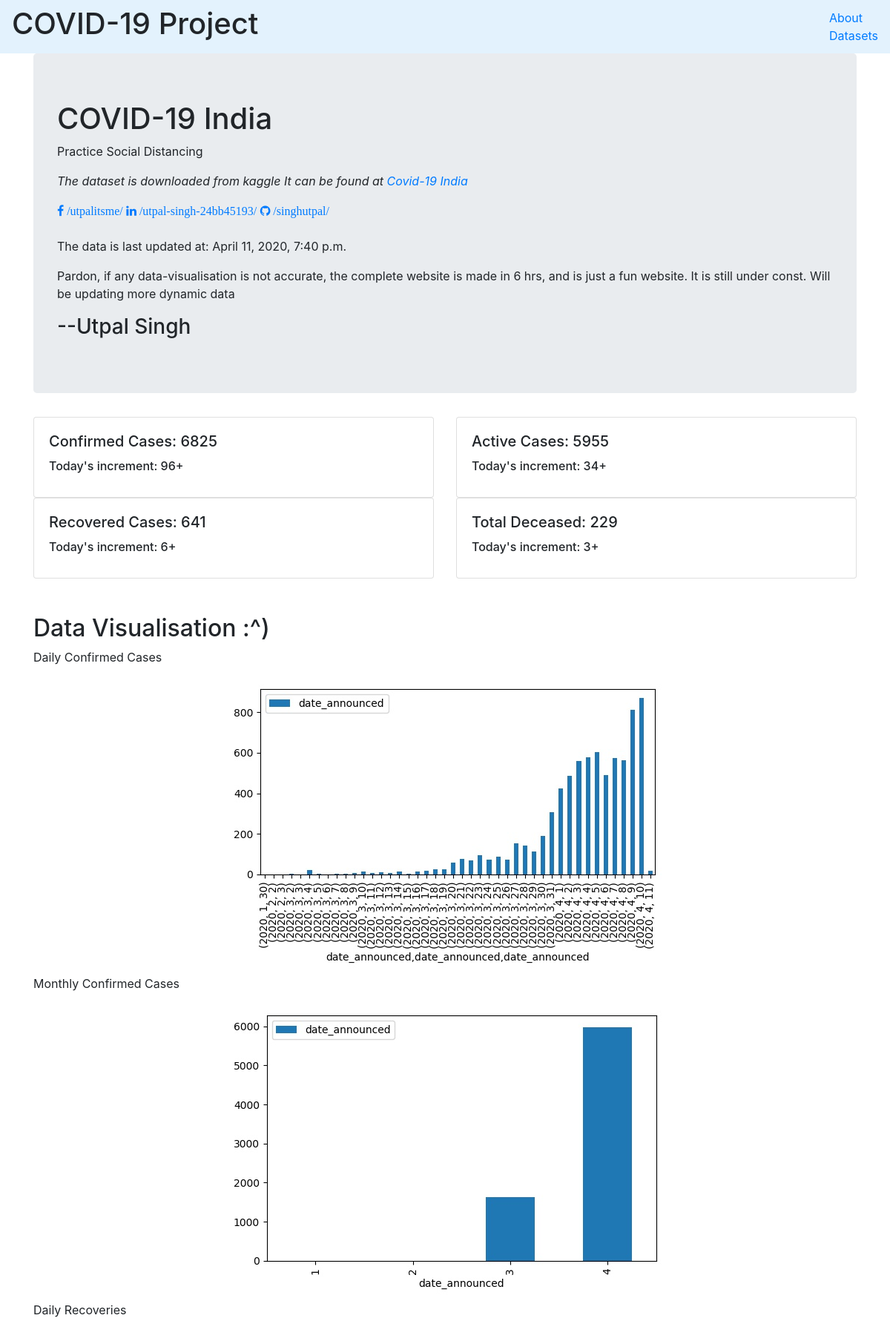
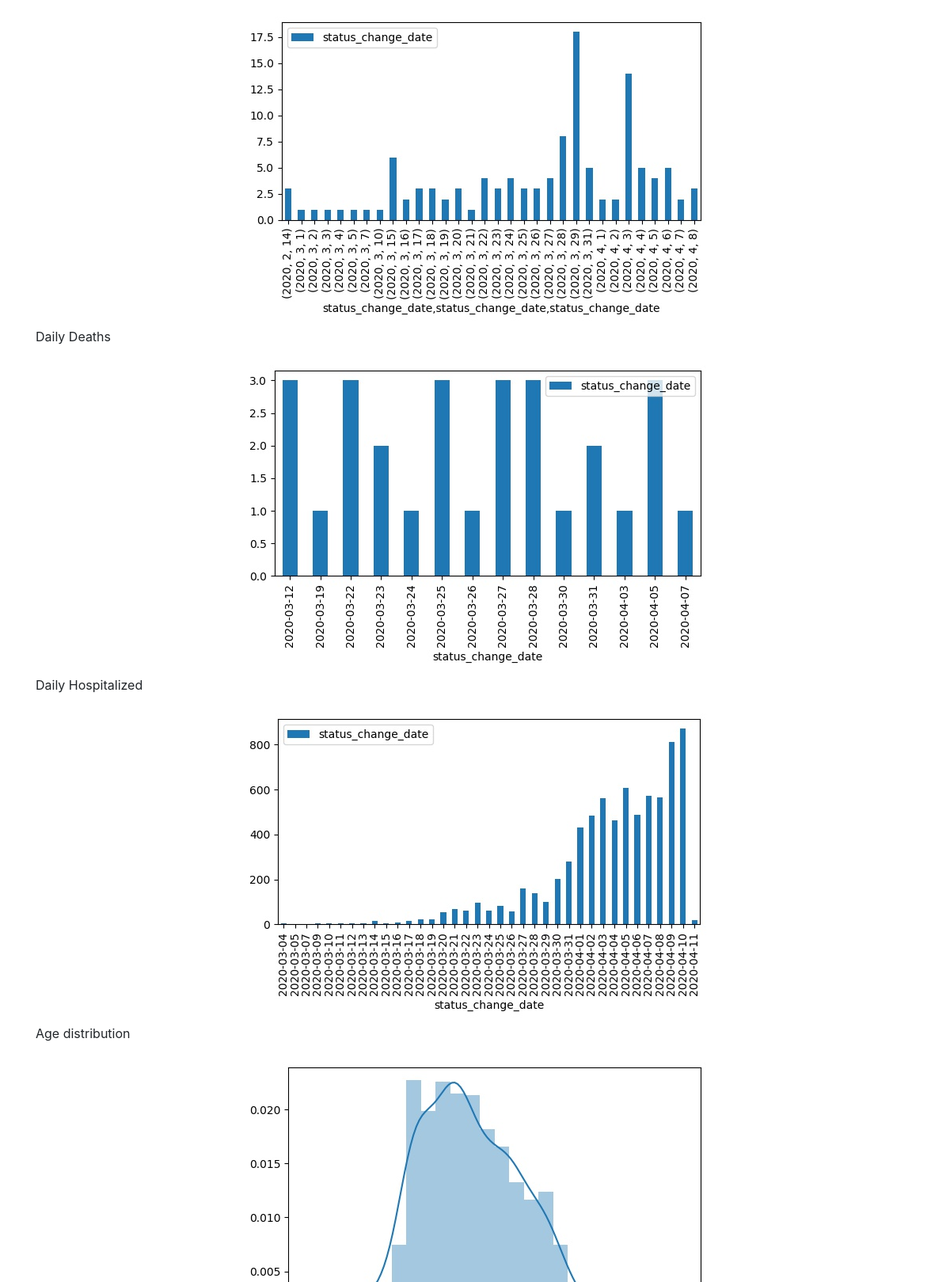
The page / (upper part) on the database its author committed (2 pictures, top to bottom).
### covid_app/models.py (models this page shows)
class covid_ind(models.Model):
      confirmed = models.IntegerField(null = True, db_index = True, blank = True)
      day_increment_confirmed = models.IntegerField(null = True, db_index = True, blank = True)
      active = models.IntegerField(null = True, db_index = True, blank = True)
      day_increment_active = models.IntegerField(null = True, db_index = True, blank = True)
      recovered = models.IntegerField(null = True, db_index = True, blank = True)
      day_increment_recovered = models.IntegerField(null = True, db_index = True, blank = True)
      deaths = models.IntegerField(null = True, db_index = True, blank = True)
      day_increment_deaths = models.IntegerField(null = True, db_index = True, blank = True)
      date_updated = models.DateTimeField(null = True, db_index = True, blank = True)

class covid_data_anal(models.Model):
      daily_confirm = models.ImageField(upload_to = 'graphs', blank = True)
      monthly_confirm = models.ImageField(upload_to = 'graphs', blank = True)
      daily_recov = models.ImageField(upload_to = 'graphs', blank = True)
      daily_decease = models.ImageField(upload_to = 'graphs', blank = True)
      daily_hospitalize = models.ImageField(upload_to = 'graphs', blank = True)
      age_distribution = models.ImageField(upload_to = 'graphs', blank = True)

### covid_app/views.py (the view)
# urls.py: url(r'^$', views.index),
def index(request):
      anal = covid_data_anal.objects.all()
      data = covid_ind.objects.all()
      my_dict = {'anals': anal, 'datas': data}
      return render(request, 'covid_app/index.html', context = my_dict)

### templates/covid_app/index.html (shortened to what this page needs)
<!DOCTYPE html>
<html lang="en" dir="ltr">
  <head>
    <link rel="stylesheet" href="https://stackpath.bootstrapcdn.com/bootstrap/4.4.1/css/bootstrap.min.css">
    <link rel="stylesheet" href="https://cdnjs.cloudflare.com/ajax/libs/font-awesome/4.7.0/css/font-awesome.min.css">
  </head>
  <body>
    <nav class="navbar navbar-light" style="background-color: #e3f2fd;">
      <h1>COVID-19 Project</h1>
        <ul class = "nav navbar-nav">
          <li><a href="/about">About</a></li>
          <li><a href="/data">Datasets</a></li>
        </ul>
    </nav>
    <div class="container">
      <div class="jumbotron">
        <h1>COVID-19 India</h1>
        <p>Practice Social Distancing</p>
        <em><p>The dataset is downloaded from kaggle It can be found at <a href="https://www.kaggle.com/sudalairajkumar/covid19-in-india">Covid-19 India</a> </p></em>
        <a href="https://www.facebook.com/utpalitsme" class="fa fa-facebook"> /utpalitsme/   </a>
        <a href="https://www.linkedin.com/in/utpal-singh-24bb45193" class="fa fa-linkedin">   /utpal-singh-24bb45193/ </a>
        <a href="https://www.github.com/singhutpal" class="fa fa-github">   /singhutpal/   </a>
        <br></br>
        {% for data in datas %}
        <p>The data is last updated at: {{data.date_updated}} </p>
        {% endfor %}
        <p>Pardon, if any data-visualisation is not accurate, the complete website is made in 6 hrs, and is just a fun website. It is still under const. Will be updating more dynamic data</p>
        <h3>--Utpal Singh</h3>
      </div>
    </div>
    <div class="container">
      <div class="row">
        {% for data in datas %}
  <div class="col-sm-6">
    <div class="card">
      <div class="card-body">
        <h5 class="card-title">Confirmed Cases: {{data.confirmed}}</h5>
        <h6 class="card-title">Today's increment: {{data.day_increment_confirmed}}+</h6>
      </div>
    </div>
  </div>
  <div class="col-sm-6">
    <div class="card">
      <div class="card-body">
        <h5 class="card-title">Active Cases: {{data.active}}</h5>
        <h6 class="card-title">Today's increment: {{data.day_increment_active}}+</h6>
      </div>
    </div>
  </div>
  <div class="col-sm-6">
    <div class="card">
      <div class="card-body">
        <h5 class="card-title">Recovered Cases: {{data.recovered}}</h5>
        <h6 class="card-title">Today's increment: {{data.day_increment_recovered}}+</h6>
      </div>
    </div>
  </div>
  <div class="col-sm-6">
    <div class="card">
      <div class="card-body">
        <h5 class="card-title">Total Deceased: {{data.deaths}}</h5>
        <h6 class="card-title">Today's increment: {{data.day_increment_deaths}}+</h6>
      </div>
    </div>
  </div>
</div>
{% endfor %}
<br></br>
      <h2>Data Visualisation :^)</h2>
      {% for anal in anals %}
        <p>Daily Confirmed Cases</p>
        <img src="{{anal.daily_confirm.url}}" alt="" class="rounded mx-auto d-block">
        <p>Monthly Confirmed Cases</p>
        <img src="{{anal.monthly_confirm.url}}" alt="" class="rounded mx-auto d-block">
        <p>Daily Recoveries</p>
        <img src="{{anal.daily_recov.url}}" alt="" class="rounded mx-auto d-block">
        <p>Daily Deaths</p>
        <img src="{{anal.daily_decease.url}}" alt="" class="rounded mx-auto d-block">
        <p>Daily Hospitalized</p>
        <img src="{{anal.daily_hospitalize.url}}" alt="" class="rounded mx-auto d-block">
        <p>Age distribution</p>
        <img src="{{anal.age_distribution.url}}" alt="" class="rounded mx-auto d-block">
        {% endfor %}
    </div>
  </body>
</html>

### rows shown on the page
covid_ind: date_updated "April 11, 2020, 7:40 p.m.", confirmed "6825", day_increment_confirmed "96", active "5955", day_increment_active "34", recovered "641", day_increment_recovered "6", deaths "229", day_increment_deaths "3"
covid_data_anal: daily_confirm (picture), monthly_confirm (picture), daily_recov (picture), daily_decease (picture), daily_hospitalize (picture), age_distribution (picture)
